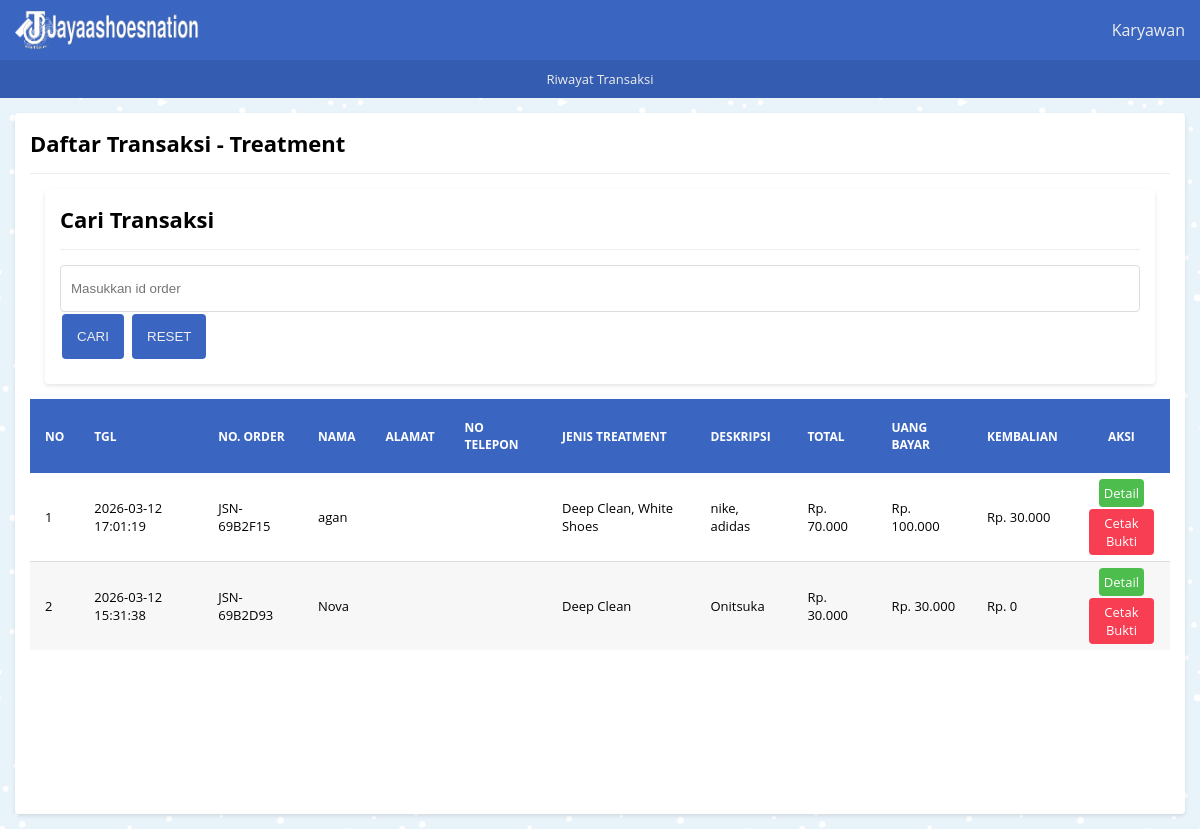
The app's page /index.php?page=riwayat&aksi=riwayatIsiTransaksi (signed in) with its own data.
### tables this page shows
CREATE TABLE `orders` (
  `id_order` varchar(50) NOT NULL,
  `id_user` int DEFAULT NULL,
  `nama_cust` varchar(100) DEFAULT NULL,
  `nomor_cust` varchar(20) DEFAULT NULL,
  `alamat_cust` text,
  `tgl_masuk` timestamp NULL DEFAULT NULL,
  `tgl_keluar` timestamp NULL DEFAULT NULL,
  `total_hrg` bigint DEFAULT NULL,
  `status` tinyint DEFAULT '0',
  PRIMARY KEY (`id_order`)
);

### Controller/riwayatController.php (called while the page is built, shortened)
<?php
class riwayatController
{
    private $model;
    public function __construct()
    {
        $this->model = new OrderModel();
    }
    public function riwayatIsi()
    {
        $queryTreat = $this->model->riwayatTransaksi();
        extract($queryTreat);
        require_once("view/riwayat_transaksi/riwayat_treatment/riwayat_treatmentisi.php");
    }
}

### koneksi.php (called while the page is built, shortened)
<?php
function koneksi()
{
    $host = "localhost";
    $user = "root";
    $password = "@Kaka1234";
    $database = "db_laundrysepatu";
    try {
        $conn = new mysqli($host, $user, $password, $database);
        return $conn;
    } catch (Exception $e) {
        echo "Terjadi kesalahan koneksi database";
    }
}

### model/OrderModel.php (called while the page is built, shortened)
<?php
class orderModel
{
	function riwayatTransaksi()
	{
		$sql = "SELECT
	o.id_order,
	o.nama_cust,
	o.alamat_cust,
	o.nomor_cust,
	o.tgl_keluar,
	GROUP_CONCAT(t.nama_treatment SEPARATOR ', ') AS treatment_list,
	 GROUP_CONCAT(od.deskripsi SEPARATOR ', ') AS deskripsi_list,
	MAX(tr.total_bayar) AS total_bayar,
	MAX(tr.nominal_bayar) AS nominal_bayar,
	MAX(tr.kembalian) AS kembalian,
	MAX(tr.tgl_bayar) AS tgl_bayar
	FROM transaksi tr
	JOIN orders o ON tr.id_order = o.id_order
	LEFT JOIN order_detail od ON o.id_order = od.id_order
	LEFT JOIN treatment t ON od.id_treatment = t.id_treatment
	GROUP BY o.id_order
	ORDER BY tgl_bayar DESC";
		$hasil = [];
		$query = koneksi()->query($sql);
		while ($data = $query->fetch_assoc()) {
			$hasil[] = $data;
		}
		return $hasil;
	}
}

### view/riwayat_transaksi/riwayat_treatment/riwayat_treatmentisi.php (the view, shortened to what this page needs)
<div class="card">
    <div class="card-title card-flex">
        <div class="card-col">
            <h2>Daftar Transaksi - Treatment</h2>
        </div>
    </div>
    <div class="card">
        <div class="card-title card-flex">
            <div class="card-col">
                <h2>Cari Transaksi</h2>
            </div>
        </div>
        <form action="index.php?page=Laporan&aksi=cekid" method="POST">
            <div class="form-grup">
                <div class="row">
                    <div class="col">
                        <input type="text" name="id_order" placeholder="Masukkan id order" autocomplete="off" id="nama">
                    </div>
                    <div class="col">
                        <button type="submit" name="cari" class="btn-sm bg-primary">Cari</button>
                        <button type="submit" name="reset" class="btn-sm bg-primary">Reset</button>
                    </div>
                </div>
            </div>
        </form>
    </div>
    <div class="card-body">
        <div class="tabel-kontainer">
            <table class="tabel-transaksi">
                <thead>
                    <tr>
                        <th class="sticky">No</th>
                        <th class="sticky">Tgl</th>
                        <th class="sticky">No. Order</th>
                        <th class="sticky">Nama</th>
                        <th class="sticky">Alamat</th>
                        <th class="sticky">No Telepon</th>
                        <th class="sticky">Jenis Treatment</th>
                        <th class="sticky">Deskripsi</th>
                        <th class="sticky">Total</th>
                        <th class="sticky">Uang Bayar</th>
                        <th class="sticky">Kembalian</th>
                        <th class="sticky" style="text-align: center;">Aksi</th>
                    </tr>
                </thead>
                <tbody>
                    <?php if (!empty($queryTreat)) : ?>
                        <?php $i = 1; foreach ($queryTreat as $data) : ?>
                            <tr>
                                <td><?= $i ?></td>
                                <td><?= $data['tgl_bayar'] ?></td>
                                <td><?= $data['id_order'] ?></td>
                                <td style="max-width: 150px; overflow: hidden;"><?= $data['nama_cust'] ?></td>
                                <td style="max-width: 150px; overflow: hidden;"><?= $data['alamat_cust'] ?></td>
                                <td style="max-width: 150px; overflow: hidden;"><?= $data['nomor_cust'] ?></td>
                                <td><?= $data['treatment_list'] ?></td>
                                <td><?= $data['deskripsi_list'] ?></td>
                                <td><?= "Rp. " . number_format($data['total_bayar'], 0, ",", ".") ?></td>
                                <td><?= "Rp. " . number_format($data['nominal_bayar'], 0, ",", ".") ?></td>
                                <td><?= "Rp. " . number_format($data['kembalian'], 0, ",", ".") ?></td>
                                <td align="center">
                                    <a href="index.php?page=riwayat&aksi=detailTreatment&id=<?= $data['id_order'] ?>" class="btn btn-edit">Detail</a><br>
                                    <a href="index.php?page=cetak&aksi=cetak&id=<?= $data['id_order'] ?>" class="btn btn-hapus">Cetak Bukti</a>
                                </td>
                            </tr>
                            <?php $i++; ?>
                        <?php endforeach; ?>
                    <?php else : ?>
                        <tr>
                            <td colspan="12" class="txt-center">Data tidak tersedia</td>
                        </tr>
                    <?php endif; ?>
                </tbody>
            </table>
        </div>
    </div>
</div>

### _assets/css/style.css (style rules this page uses)
* { margin: 0; padding: 0; box-sizing: border-box; }
html,body { width: 100%; max-width: 100%; position: relative; font-family: 'Open sans', sans-serif; display: flex; flex-direction: column; background-image: url(../img/blue-snow.png); overflow-x: hidden; }
h2 { font-size: 22px; }
.bg-primary { border: 2px solid #3a66c1; color: #ffffff; background-color: #3a66c1; }
.col { flex: 1; }
.card { background-color: #fff; margin: 15px; padding: 15px; border-radius: 4px; box-shadow: 0 2px 4px rgba(0,0,0,0.10); }
.card-body { position: relative; }
.card-title { padding-bottom: 15px; margin-bottom: 15px; border-bottom: 1px solid #eeeeee; }
.card-flex { display: flex; flex-direction: row; align-items: center; justify-content: space-between; }
.card-col { flex: 1; }
.tabel-kontainer { display: block; width: 100%; height: 400px; position: relative; overflow-x: auto; overflow-y: auto; }
.tabel-transaksi { border: 0; border-collapse: collapse; width: 100%; }
.tabel-transaksi thead { color: #ffffff; }
.tabel-transaksi thead th { text-transform: uppercase; font-size: 12px; text-align: left; padding: 20px 15px; background-color: #3a66c1; }
.sticky { position: sticky; top: 0; }
.tabel-transaksi tbody tr { border-bottom: 1px solid #dddddd; }
.tabel-transaksi tbody tr:nth-child(even) { background-color: #f7f7f7; }
.tabel-transaksi tbody tr:last-child { border-bottom: 0; }
.tabel-transaksi tbody tr td { padding: 5px 15px; font-size: 13px; }
.btn { display: inline-block; text-decoration: none; padding: 5px; margin: 1px; border-radius: 4px; }
.btn-edit { background-color: #4dbd4d; color: #ffffff; }
.btn-hapus { background-color: #f73e53; color: #ffffff; }
.form-grup { display: flex; flex-direction: column; position: relative; margin: 8px 0; }
.form-grup input { width: 100%; padding: 15px 10px; border-radius: 4px; border: 1.5px solid #dddddd; outline: none; }
.form-grup button { background-color: #3a66c1; border: 0; color: #eeeeee; padding: 15px; border-radius: 4px; text-transform: uppercase; cursor: pointer; }
.btn-sm { display: inline-block; text-decoration: none; padding: 10px 15px; margin: 2px; border-radius: 3px; cursor: pointer; border: 0; }

### records on screen
orders: tgl_bayar "2026-03-12 17:01:19", id_order "JSN-69B2F15", nama_cust "agan", treatment_list "Deep Clean, White Shoes", deskripsi_list "nike, adidas", total_bayar "70.000", nominal_bayar "100.000", kembalian "30.000"
orders: tgl_bayar "2026-03-12 15:31:38", id_order "JSN-69B2D93", nama_cust "Nova", treatment_list "Deep Clean", deskripsi_list "Onitsuka", total_bayar "30.000", nominal_bayar "30.000", kembalian "0"

### other values on screen
$_SESSION['karyawan']['NAMA_USER'] "Karyawan"
